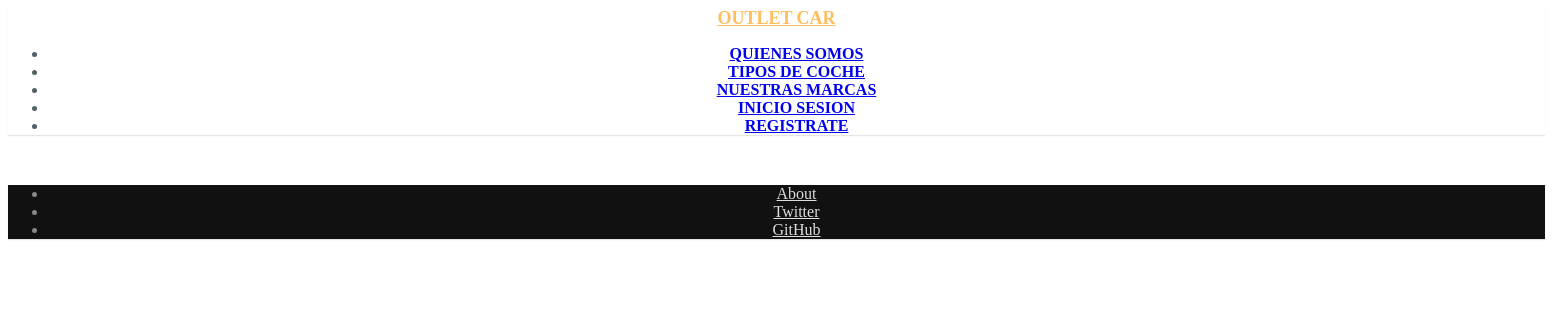
The app's page /tiposDeCoche, older data.
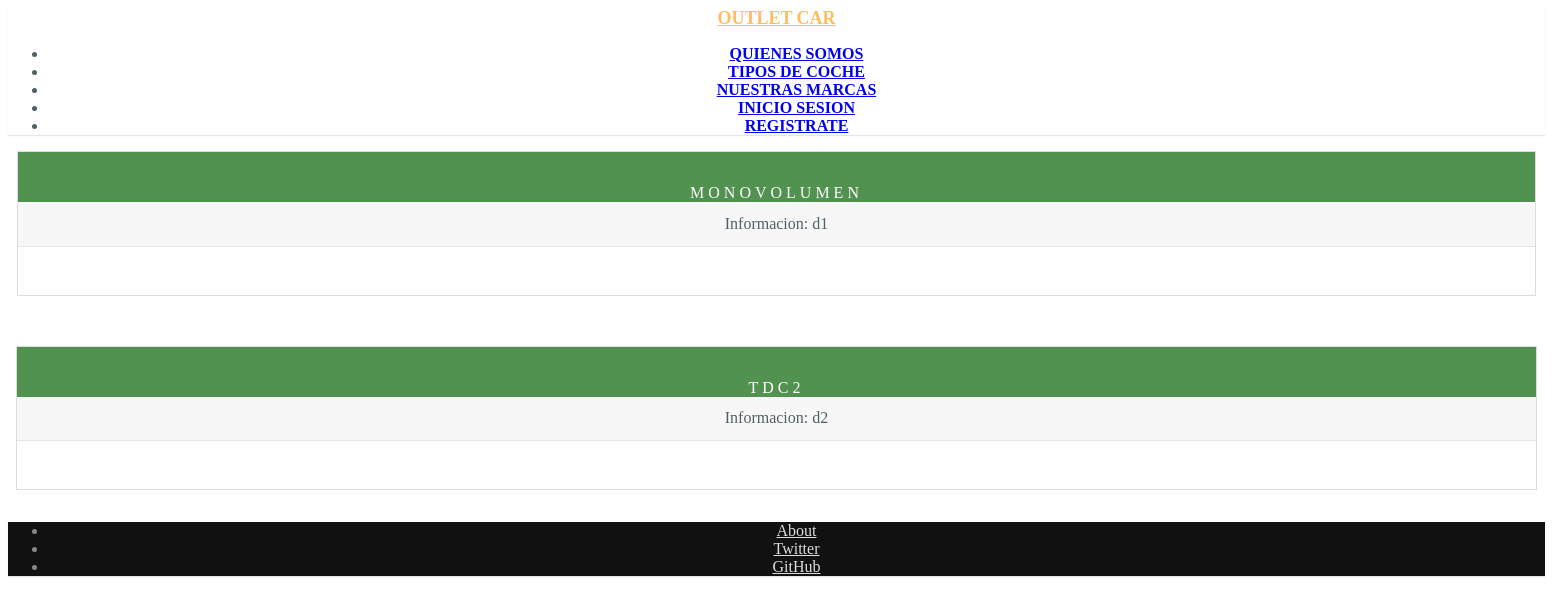
The same page, newer data.
### appOutletCar/models.py (models this page shows, shortened)
class TipoDeCoche(models.Model):
    nombre = models.CharField(max_length=50)
    descripcion = models.CharField(max_length=2000)
    class Meta:
        ordering = ['nombre']

### appOutletCar/views.py (the view)
# urls.py: path('tiposDeCoche', views.tiposDeCoche.as_view(), name='tiposDeCoche'),
class tiposDeCoche(ListView):
    template_name = "tiposDeCoche.html"
    model = TipoDeCoche
    def get_context_data(self, **kwargs):
        context = super().get_context_data(**kwargs)
        return context

### appOutletCar/templates/tiposDeCoche.html (shortened to what this page needs)
{% extends 'base.html' %}{% load static %}{% load bootstrap %}
{% block css %}
    <link rel="stylesheet" href="https://unpkg.com/purecss@1.0.1/build/pure-min.css">
    <link rel="stylesheet" href="https://unpkg.com/purecss@1.0.1/build/base-min.css">
    <link rel="stylesheet" href="https://unpkg.com/purecss@1.0.1/build/grids-min.css">
    <link rel="stylesheet" href="https://unpkg.com/purecss@1.0.1/build/grids-responsive-min.css">
    <link rel="stylesheet" href="{% static 'css/layouts/datos.css' %}"
{% endblock css %}
{% block contenido %}
    <div class="pricing-tables pure-g">
        {% for tipodecoche in object_list %}
                <div class="pure-u-1 pure-u-md-1">
                    <div class="pricing-table pricing-table-free">
                        <div class="pricing-table-header">
                            <h2>{{ tipodecoche.nombre }}</h2>
                        </div>
                        <ul class="pricing-table-list">
                            <li>Informacion: {{tipodecoche.descripcion}}</li>
                        </ul>
                    </div>
                </div>
            </div>
        {% endfor%}
    </div>
{% endblock contenido %}

### appOutletCar/templates/base.html (shortened to what this page needs)
<!doctype html>
<html lang="en">
<head>
    {% block css %}
    {% load static %}
    {% endblock %}
    {% block javascript %}
    {% endblock %}
</head>
<body>
    <div class="header">
        <div class="pure-menu pure-menu-horizontal">
            <a class="pure-menu-heading" href="{% url 'appOutletCar:home'%}">OUTLET CAR</a>
            <ul class="pure-menu-list">
                <li class="pure-menu-item pure-menu-selected"><a href="{% url 'appOutletCar:quienesSomos'%}" class="pure-menu-link">QUIENES SOMOS</a></li>
                <li class="pure-menu-item pure-menu-selected"><a href="{% url 'appOutletCar:tiposDeCoche'%}" class="pure-menu-link">TIPOS DE COCHE</a></li>
                <li class="pure-menu-item pure-menu-selected"><a href="{% url 'appOutletCar:nuestrasMarcas'%}" class="pure-menu-link">NUESTRAS MARCAS</a></li>
                <li class="pure-menu-item"><a href="{% url 'appOutletCar:user_login'%}" class="pure menu-link" >INICIO SESION</a></li>
                <li class="pure-menu-item"><a href="{% url 'appOutletCar:register'%}" class="pure menu-link" class="sesion">REGISTRATE</a></li>
            </ul>
        </div>
    </div>
    {% block contenido %}
    {% endblock contenido %}
    <div class="footer">
        <div class="pure-menu pure-menu-horizontal">
            <ul>
                <li class="pure-menu-item"><a href="http://purecss.io/" class="pure-menu-link">About</a></li>
                <li class="pure-menu-item"><a href="http://twitter.com/yuilibrary/" class="pure-menu-link">Twitter</a></li>
                <li class="pure-menu-item"><a href="http://github.com/pure-css/pure/" class="pure-menu-link">GitHub</a></li>
            </ul>
        </div>
    </div>
</body>
</html>

### appOutletCar/static/css/layouts/datos.css (style rules this page uses)
body { color: #526066; }
h2, h3 { letter-spacing: 0.25em; text-transform: uppercase; font-weight: 600; }
.header { text-align: center; top: auto; margin: 0em auto; }
.pure-menu { box-shadow: 0 1px 1px rgba(0,0,0, 0.10); }
.pure-menu-link { padding: .5em .7em; }
.pricing-tables, .information { width: 1535px; margin: 0 auto; }
.pricing-tables { margin-bottom: 3.125em; text-align: center; }
.header .pure-menu { border-bottom-color: black; border-radius: 0; font-weight: 550; }
.header .pure-menu-heading { border-bottom-color: black; border-radius: 0; font-weight: 700; font-size: large; color: rgb(255, 190, 94); }
.pricing-table { border: 1px solid #ddd; margin: 0 0.5em 2em; padding: 0 0 3em; }
.pricing-table-free .pricing-table-header { background: #519251; text-align: center; }
.pricing-table-header { background: #111; color: #fff; }
.pricing-table-header h2 { margin: 0; padding-top: 2em; font-size: 1em; font-weight: normal; }
.pricing-table-list { list-style-type: none; margin: 0; padding: 0; text-align: center; }
.pricing-table-list li { padding: 0.8em 0; background: #f7f7f7; border-bottom: 1px solid #e7e7e7; }
.footer { background: #111; color: #888; text-align: center; }
.footer a { color: #ddd; }
@media (min-width: 767px) { .pricing-table { margin-bottom: 2em; } }
@media (min-width: 48em) { .footer { text-align: center; } }

Row changes from the older to the newer data that the page shows:
added TipoDeCoche: nombre "MONOVOLUMEN", descripcion "d1"
added TipoDeCoche: nombre "TDC2", descripcion "d2"
